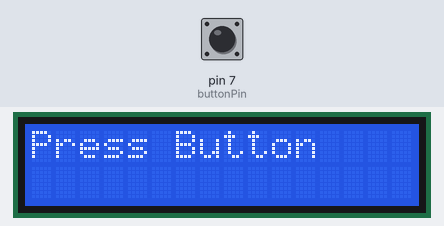
The sketch below on a simulated Arduino Uno, built with avr-gcc and run on an emulated ATmega328P. Parts: 16×2 character LCD. The test bench sets the inputs (shaded band); at power-on: pin 7 (buttonPin) HIGH.

Above: at 1.2 s.
1.3 s: pin 7 (buttonPin) pulled LOW for 0.15 s
At 1.7 s:
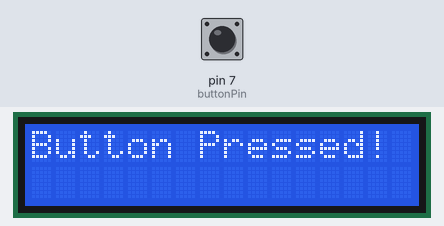
3.4 s: pin 7 (buttonPin) pulled LOW for 3.2 s
Timing chart, 0 to 6.4 s (numbered marks = the images above; inputs shaded):
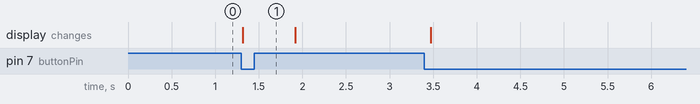

The sketch:

LCD.ArduinoCode.ino
```cpp
#include <LiquidCrystal.h>
// RS, EN, D4, D5, D6, D7
LiquidCrystal lcd(12, 11, 5, 4, 3, 2);
const int buttonPin = 7;  // Button connected to pin 7
int buttonState = 0;
void setup() {
 lcd.begin(16, 2);
 lcd.print("Press Button");
 pinMode(buttonPin, INPUT_PULLUP);  // Use internal pull-up resistor
}
void loop() {
 buttonState = digitalRead(buttonPin);  // Read button state
 if (buttonState == LOW) {  // Button is pressed (LOW due to pull-up)
   lcd.clear();
   lcd.print("Button Pressed!");
   delay(500);  // Simple debounce
 } else {
   lcd.clear();
   lcd.print("Press Button");
 }
 delay(100);  // Prevent rapid LCD updates
}
```

Measured:
- after the input at 1.3 s, the display: changes at once (image 1)
